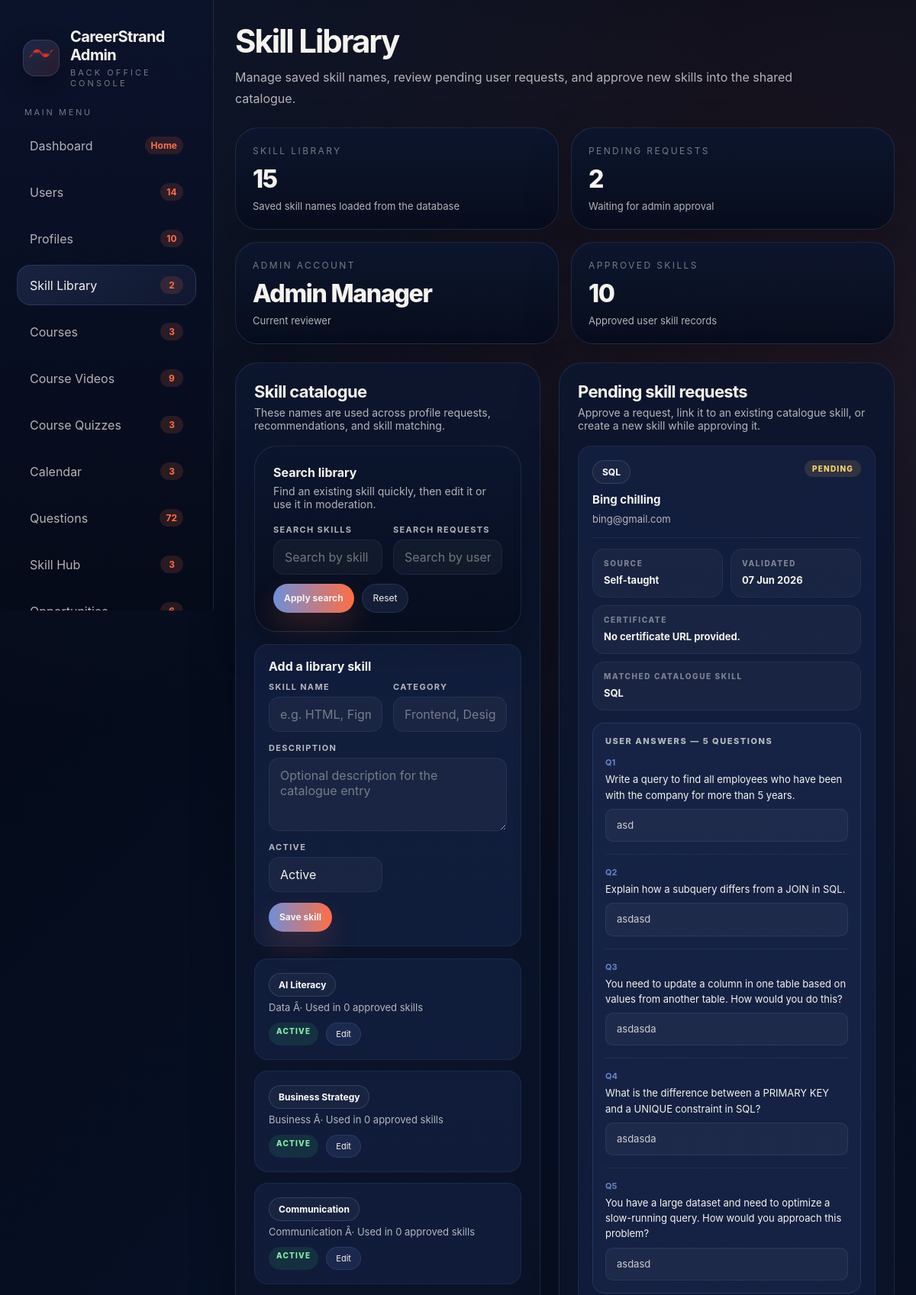
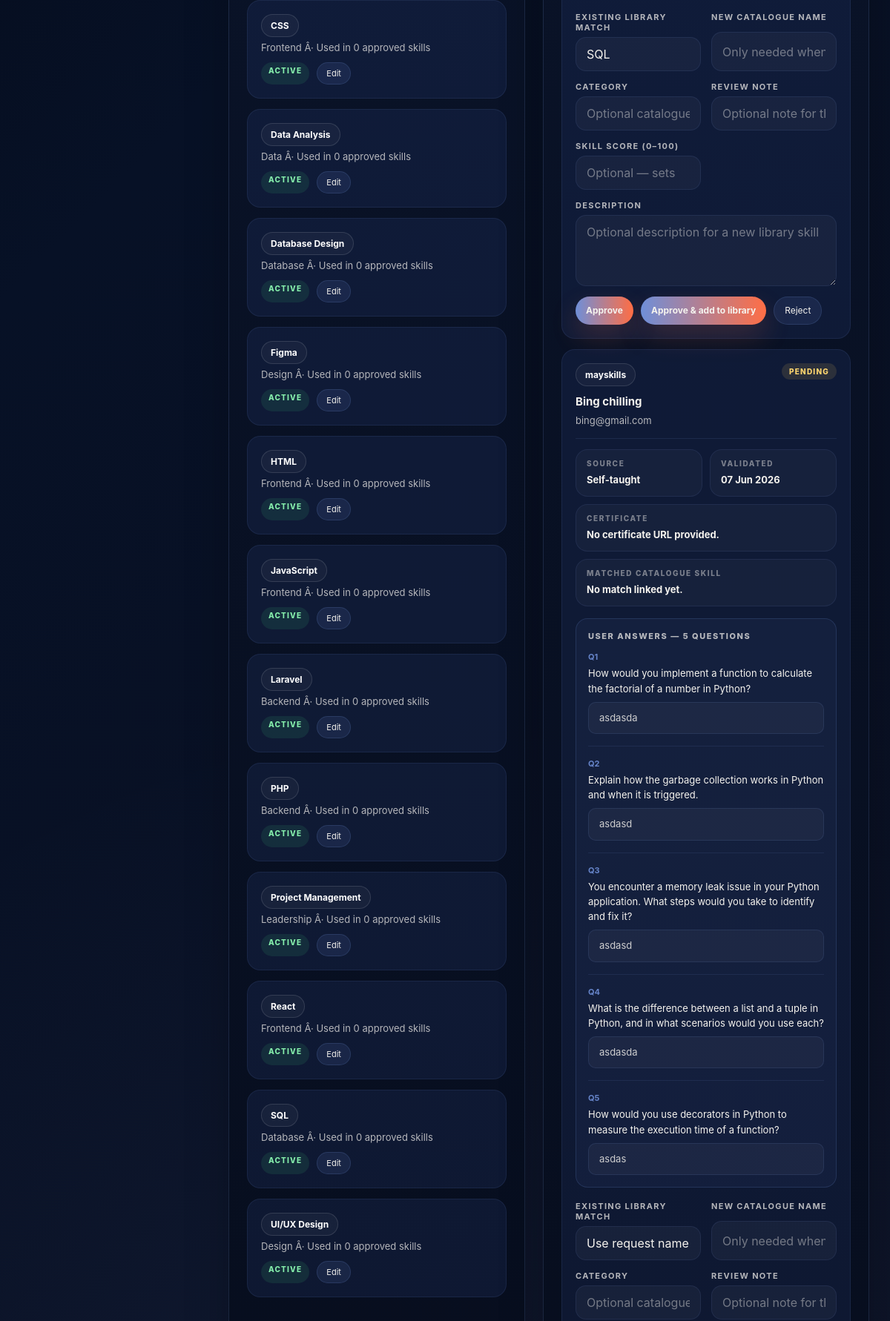
Page /View/BackOffice/admin-skill-library.php (signed in, upper part) on the committed database (2 pictures, top to bottom).
### tables this page shows
CREATE TABLE `skill_catalog` (
  `skillCatalogId` int(11) NOT NULL,
  `skillName` varchar(120) NOT NULL,
  `normalizedName` varchar(120) NOT NULL,
  `category` varchar(100) DEFAULT NULL,
  `description` varchar(255) DEFAULT NULL,
  `isActive` tinyint(1) NOT NULL DEFAULT 1,
  `createdBy` int(11) DEFAULT NULL,
  `createdAt` datetime NOT NULL DEFAULT current_timestamp()
);

CREATE TABLE `userskill` (
  `userSkillId` int(11) NOT NULL,
  `userId` int(11) DEFAULT NULL,
  `skillName` varchar(100) DEFAULT NULL,
  `level` tinyint(3) UNSIGNED DEFAULT NULL,
  `source` varchar(50) DEFAULT NULL,
  `certificateUrl` varchar(255) DEFAULT NULL,
  `validatedAt` date DEFAULT NULL,
  `skillCatalogId` int(11) DEFAULT NULL,
  `approvalStatus` varchar(20) NOT NULL DEFAULT 'approved',
  `reviewedBy` int(11) DEFAULT NULL,
  `reviewedAt` datetime DEFAULT NULL,
  `reviewNote` varchar(255) DEFAULT NULL,
  `assessmentData` text DEFAULT NULL
);

CREATE TABLE `users` (
  `userId` int(11) NOT NULL,
  `fullName` varchar(255) DEFAULT NULL,
  `email` varchar(255) DEFAULT NULL,
  `password` varchar(255) DEFAULT NULL,
  `role` varchar(50) DEFAULT NULL,
  `status` varchar(50) DEFAULT NULL,
  `createdAt` date DEFAULT NULL,
  `faceDescriptor` longtext DEFAULT NULL,
  `faceEnabled` tinyint(1) NOT NULL DEFAULT 0,
  `approvalStatus` varchar(50) DEFAULT 'approved',
  `questionnaireStatus` varchar(20) NOT NULL DEFAULT 'pending',
  `rejectionReason` text DEFAULT NULL
);

### View/backoffice/admin-skill-library.php (the view, shortened to what the rows shown need)
<?php
require_once __DIR__ . '/../../config.php';
require_once __DIR__ . '/../../Controller/ProfileController.php';
$profileController = new ProfileController();
function skillLibraryH(?string $value): string
{
    return htmlspecialchars((string) $value, ENT_QUOTES, 'UTF-8');
}
$catalogSearch = trim((string) ($_GET['catalogSearch'] ?? ''));
$requestSearch = trim((string) ($_GET['requestSearch'] ?? ''));
$skillCatalog = $profileController->getSkillCatalog(['search' => $catalogSearch]);
$pendingRequests = $profileController->getPendingSkillRequests(200);
$usageCounts = [];
$pendingRequests = array_values(array_filter($pendingRequests, static function (array $request) use ($requestSearch): bool {
    if ($requestSearch === '') {
        return true;
    }
    $blob = strtolower(trim((string) ($request['skillName'] ?? '') . ' ' . ($request['fullName'] ?? '') . ' ' . ($request['email'] ?? '') . ' ' . ($request['source'] ?? '')));
    return str_contains($blob, strtolower($requestSearch));
}));
?>
<!DOCTYPE html>
<html lang="en">
<head>
    <link rel="stylesheet" href="assets/css/admin.css?v=4">
</head>
<body>
<div class="admin-shell">
    <?php include __DIR__ . '/partials/admin-sidebar.php'; ?>
    <main class="admin-main">
        <header class="page-header">
            <div>
                <h2>Skill Library</h2>
            </div>
        </header>
        <section class="library-grid" style="margin-top: 24px;">
            <article class="panel">
                <div class="catalog-list">
                    <?php if (empty($skillCatalog)): ?>
                        <div class="skill-card">No skill catalogue entries yet.</div>
                    <?php else: ?>
                        <?php foreach ($skillCatalog as $skill): ?>
                            <?php
                                $skillId = (int) ($skill['skillCatalogId'] ?? 0);
                                $usage = $usageCounts[$skillId] ?? 0;
                            ?>
                            <div class="skill-card">
                                <div style="display:flex;justify-content:space-between;gap:12px;align-items:flex-start;flex-wrap:wrap;">
                                    <div>
                                        <div class="skill-pill"><?php echo skillLibraryH($skill['skillName'] ?? 'Skill'); ?></div>
                                        <div class="meta-line">
                                            <?php echo skillLibraryH($skill['category'] ?? 'Uncategorised'); ?>
                                            Â· Used in <?php echo $usage; ?> approved skill<?php echo $usage === 1 ? '' : 's'; ?>
                                        </div>
                                    </div>
                                    <div class="request-actions" style="margin:0;">
                                        <span class="request-status pending" style="background:rgba(74,222,128,0.1);color:#86efac;"><?php echo !empty($skill['isActive']) ? 'Active' : 'Hidden'; ?></span>
                                        <a class="btn btn-soft" style="min-height:30px;padding:0 12px;font-size:11px;" href="?editSkillId=<?php echo $skillId; ?>">Edit</a>
                                    </div>
                                </div>
                            </div>
                        <?php endforeach; ?>
                    <?php endif; ?>
                </div>
            </article>
            <article class="panel">
                <div class="request-list">
                    <?php if (empty($pendingRequests)): ?>
                        <div class="skill-card">No pending requests right now.</div>
                    <?php else: ?>
                        <?php foreach ($pendingRequests as $request): ?>
                            <?php
                                $requestName = (string) ($request['skillName'] ?? '');
                                $requestStatus = strtolower((string) ($request['approvalStatus'] ?? 'pending'));
                                $matchedCatalog = $profileController->resolveSkillCatalog($requestName);
                                $requestUserName = (string) ($request['fullName'] ?? 'Unknown user');
                                $requestEmail = (string) ($request['email'] ?? '');
                                $assessmentData = null;
                                if (!empty($request['assessmentData'])) {
                                    $decoded = json_decode((string) $request['assessmentData'], true);
                                    if (is_array($decoded) && !empty($decoded['questions'])) {
                                        $assessmentData = $decoded;
                                    }
                                }
                            ?>
                            <div class="request-card">
                                <div class="request-summary">
                                    <div class="request-title-block">
                                        <div class="skill-pill"><?php echo skillLibraryH($requestName); ?></div>
                                        <div class="request-requester">
                                            <strong><?php echo skillLibraryH($requestUserName); ?></strong>
                                            <span><?php echo $requestEmail !== '' ? skillLibraryH($requestEmail) : 'No email captured'; ?></span>
                                        </div>
                                    </div>
                                    <span class="request-status <?php echo $requestStatus === 'rejected' ? 'rejected' : 'pending'; ?>">
                                        <?php echo skillLibraryH(ucfirst($requestStatus)); ?>
                                    </span>
                                </div>
                                <div class="request-meta-grid">
                                    <div class="request-meta-item">
                                        <span>Source</span>
                                        <strong><?php echo skillLibraryH((string) ($request['source'] ?? '')); ?></strong>
                                    </div>
                                    <div class="request-meta-item">
                                        <span>Validated</span>
                                        <strong><?php echo !empty($request['validatedAt']) ? skillLibraryH(date('d M Y', strtotime((string) $request['validatedAt']))) : 'Not provided'; ?></strong>
                                    </div>
                                    <div class="request-meta-item full">
                                        <span>Certificate</span>
                                        <strong><?php echo !empty($request['certificateUrl']) ? skillLibraryH((string) $request['certificateUrl']) : 'No certificate URL provided.'; ?></strong>
                                    </div>
                                    <div class="request-meta-item full">
                                        <span>Matched catalogue skill</span>
                                        <strong><?php echo $matchedCatalog ? skillLibraryH((string) ($matchedCatalog['skillName'] ?? '')) : 'No match linked yet.'; ?></strong>
                                    </div>
                                </div>
                                <?php if ($assessmentData !== null): ?>
                                    <div style="margin:0 0 18px; padding:16px; border-radius:16px; background:rgba(111,143,216,0.06); border:1px solid rgba(111,143,216,0.18);">
                                        <div style="font-size:11px; font-weight:800; text-transform:uppercase; letter-spacing:0.14em; color:var(--muted); margin-bottom:14px;">
                                            User Answers &mdash; <?php echo count($assessmentData['questions']); ?> question<?php echo count($assessmentData['questions']) !== 1 ? 's' : ''; ?>
                                        </div>
                                        <?php foreach ($assessmentData['questions'] as $qi => $qaQuestion): ?>
                                            <?php $qaAnswer = (string) ($assessmentData['answers'][$qi] ?? ''); ?>
                                            <div style="margin-bottom:<?php echo $qi < count($assessmentData['questions']) - 1 ? '16px' : '0'; ?>; <?php echo $qi < count($assessmentData['questions']) - 1 ? 'padding-bottom:16px; border-bottom:1px solid rgba(126,159,228,0.10);' : ''; ?>">
                                                <div style="font-size:11px; font-weight:700; color:rgba(111,143,216,0.9); margin-bottom:5px;">Q<?php echo $qi + 1; ?></div>
                                                <div style="font-size:13px; color:var(--text); margin-bottom:8px; line-height:1.55;"><?php echo skillLibraryH($qaQuestion); ?></div>
                                                <?php if ($qaAnswer !== ''): ?>
                                                    <div style="font-size:13px; color:rgba(245,243,238,0.82); background:rgba(255,255,255,0.04); border:1px solid rgba(126,159,228,0.12); border-radius:10px; padding:10px 14px; line-height:1.65; white-space:pre-line;"><?php echo skillLibraryH($qaAnswer); ?></div>
                                                <?php else: ?>
                                                    <div style="font-size:12px; color:var(--muted-2); font-style:italic;">No answer provided.</div>
                                                <?php endif; ?>
                                            </div>
                                        <?php endforeach; ?>
                                    </div>
                                <?php endif; ?>
                                <form method="post">
                                    <div class="field-row">
                                        <div class="field">
                                            <label>Existing library match</label>
                                            <select name="skillCatalogId">
                                                <option value="">Use request name</option>
                                                <?php foreach ($skillCatalog as $skill): ?>
                                                    <?php $catalogId = (int) ($skill['skillCatalogId'] ?? 0); ?>
                                                    <option value="<?php echo $catalogId; ?>" <?php echo $matchedCatalog && $catalogId === (int) ($matchedCatalog['skillCatalogId'] ?? 0) ? 'selected' : ''; ?>>
                                                        <?php echo skillLibraryH((string) ($skill['skillName'] ?? '')); ?>
                                                    </option>
                                                <?php endforeach; ?>
                                            </select>
                                        </div>
                                        <div class="field">
                                            <label>New catalogue name</label>
                                            <input type="text" name="catalogName" placeholder="Only needed when adding a brand new library skill">
                                        </div>
                                        <div class="field">
                                            <label>Category</label>
                                            <input type="text" name="category" placeholder="Optional catalogue category">
                                        </div>
                                        <div class="field">
                                            <label>Review note</label>
                                            <input type="text" name="reviewNote" placeholder="Optional note for the user">
                                        </div>
                                        <div class="field">
                                            <label>Skill Score (0–100)</label>
                                            <input type="number" name="skillLevel" min="0" max="100" step="1" placeholder="Optional — sets the user's skill level">
                                        </div>
                                        <div class="field" style="grid-column:1/-1;">
                                            <label>Description</label>
                                            <textarea name="description" placeholder="Optional description for a new library skill"></textarea>
                                        </div>
                                    </div>
                                    <div class="request-actions">
                                        <button class="btn btn-main" type="submit" name="action" value="approve_request">Approve</button>
                                        <button class="btn btn-main" type="submit" name="action" value="approve_add_catalog">Approve &amp; add to library</button>
                                        <button class="btn btn-soft" type="submit" name="action" value="reject_request">Reject</button>
                                    </div>
                                </form>
                            </div>
                        <?php endforeach; ?>
                    <?php endif; ?>
                </div>
            </article>
        </section>
    </main>
</div>
</body>
</html>

### rows in the picture
skill_catalog: skillName "AI Literacy", category "Data", skillCatalogId "0", isActive "ACTIVE"
skill_catalog: skillName "Business Strategy", category "Business", skillCatalogId "0", isActive "ACTIVE"
skill_catalog: skillName "Communication", category "Communication", skillCatalogId "0", isActive "ACTIVE"
skill_catalog: skillName "CSS", category "Frontend", skillCatalogId "0", isActive "ACTIVE"
skill_catalog: skillName "Data Analysis", category "Data", skillCatalogId "0", isActive "ACTIVE"
skill_catalog: skillName "Database Design", category "Database", skillCatalogId "0", isActive "ACTIVE"
skill_catalog: skillName "Figma", category "Design", skillCatalogId "0", isActive "ACTIVE"
skill_catalog: skillName "HTML", category "Frontend", skillCatalogId "0", isActive "ACTIVE"
skill_catalog: skillName "JavaScript", category "Frontend", skillCatalogId "0", isActive "ACTIVE"
skill_catalog: skillName "Laravel", category "Backend", skillCatalogId "0", isActive "ACTIVE"
skill_catalog: skillName "PHP", category "Backend", skillCatalogId "0", isActive "ACTIVE"
skill_catalog: skillName "Project Management", category "Leadership", skillCatalogId "0", isActive "ACTIVE"
skill_catalog: skillName "React", category "Frontend", skillCatalogId "0", isActive "ACTIVE"
skill_catalog: skillName "SQL", category "Database", skillCatalogId "0", isActive "ACTIVE"
skill_catalog: skillName "UI/UX Design", category "Design", skillCatalogId "0", isActive "ACTIVE"
userskill: skillName "SQL", userId.fullName "Bing chilling", userId.email "bing@gmail.com", approvalStatus "PENDING", source "Self-taught", validatedAt "07 Jun 2026", shows "No certificate URL provided.", skill_catalog.skillName "SQL", assessmentData "5", assessmentData "Write a query to find all employees who have been with the company for more than 5 years.", assessmentData "asd", assessmentData "Explain how a subquery differs from a JOIN in SQL.", assessmentData "asdasd", assessmentData "You need to update a column in one table based on values from another table. How would you do this?", assessmentData "asdasda", assessmentData "What is the difference between a PRIMARY KEY and a UNIQUE constraint in SQL?", assessmentData "You have a large dataset and need to optimize a slow-running query. How would you approach this problem?"
userskill: skillName "mayskills", userId.fullName "Bing chilling", userId.email "bing@gmail.com", approvalStatus "PENDING", source "Self-taught", validatedAt "07 Jun 2026", shows "No certificate URL provided.", shows "No match linked yet.", assessmentData "5", assessmentData "How would you implement a function to calculate the factorial of a number in Python?", assessmentData "asdasda", assessmentData "Explain how the garbage collection works in Python and when it is triggered.", assessmentData "asdasd", assessmentData "You encounter a memory leak issue in your Python application. What steps would you take to identify and fix it?", assessmentData "What is the difference between a list and a tuple in Python, and in what scenarios would you use each?", assessmentData "How would you use decorators in Python to measure the execution time of a function?", assessmentData "asdas"

### other values in the picture
$adminSidebarEscape($adminSidebarItem['label']) "Dashboard"
$adminSidebarEscape($adminSidebarBadge) "Home"
$adminSidebarEscape($adminSidebarItem['label']) "Users"
$adminSidebarEscape($adminSidebarBadge) "14"
$adminSidebarEscape($adminSidebarItem['label']) "Profiles"
$adminSidebarEscape($adminSidebarBadge) "10"
$adminSidebarEscape($adminSidebarItem['label']) "Skill Library"
$adminSidebarEscape($adminSidebarBadge) "2"
$adminSidebarEscape($adminSidebarItem['label']) "Courses"
$adminSidebarEscape($adminSidebarBadge) "3"
$adminSidebarEscape($adminSidebarItem['label']) "Course Videos"
$adminSidebarEscape($adminSidebarBadge) "9"
$adminSidebarEscape($adminSidebarItem['label']) "Course Quizzes"
$adminSidebarEscape($adminSidebarItem['label']) "Calendar"
$adminSidebarEscape($adminSidebarItem['label']) "Questions"
